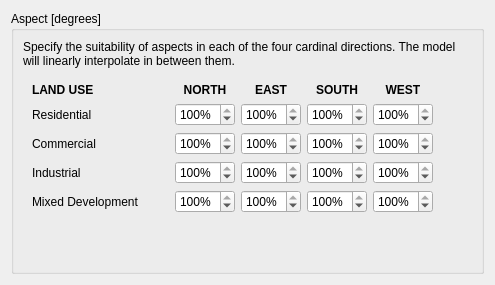
                      <widget class="QWidget" name="page_5">
                       <layout class="QVBoxLayout" name="verticalLayout_19">
                        <item>
                         <widget class="QGroupBox" name="aspect_box">
                          <property name="title">
                           <string>Aspect [degrees]</string>
                          </property>
                          <layout class="QVBoxLayout" name="verticalLayout_31">
                           <item>
                            <widget class="QLabel" name="aspect_descr">
                             <property name="text">
                              <string>Specify the suitability of aspects in each of the four cardinal directions. The model will linearly interpolate in between them.</string>
                             </property>
                             <property name="wordWrap">
                              <bool>true</bool>
                             </property>
                            </widget>
                           </item>
                           <item>
                            <widget class="QWidget" name="aspect_widget" native="true">
                             <layout class="QGridLayout" name="gridLayout_16">
                              <item row="4" column="2">
                               <widget class="QSpinBox" name="aspect_orc_north">
                                <property name="minimumSize">
                                 <size>
                                  <width>60</width>
                                  <height>0</height>
                                 </size>
                                </property>
                                <property name="maximumSize">
                                 <size>
                                  <width>60</width>
                                  <height>16777215</height>
                                 </size>
                                </property>
                                <property name="suffix">
                                 <string>%</string>
                                </property>
                                <property name="maximum">
                                 <number>100</number>
                                </property>
                                <property name="value">
                                 <number>100</number>
                                </property>
                               </widget>
                              </item>
                              <item row="1" column="0">
                               <widget class="QLabel" name="aspect_lbl1">
                                <property name="text">
                                 <string>Residential</string>
                                </property>
                               </widget>
                              </item>
                              <item row="4" column="3">
                               <widget class="QSpinBox" name="aspect_orc_east">
                                <property name="minimumSize">
                                 <size>
                                  <width>60</width>
                                  <height>0</height>
                                 </size>
                                </property>
                                <property name="maximumSize">
                                 <size>
                                  <width>60</width>
                                  <height>16777215</height>
                                 </size>
                                </property>
                                <property name="suffix">
                                 <string>%</string>
                                </property>
                                <property name="maximum">
                                 <number>100</number>
                                </property>
                                <property name="value">
                                 <number>100</number>
                                </property>
                               </widget>
                              </item>
                              <item row="3" column="3">
                               <widget class="QSpinBox" name="aspect_ind_east">
                                <property name="minimumSize">
                                 <size>
                                  <width>60</width>
                                  <height>0</height>
                                 </size>
                                </property>
                                <property name="maximumSize">
                                 <size>
                                  <width>60</width>
                                  <height>16777215</height>
                                 </size>
                                </property>
                                <property name="suffix">
                                 <string>%</string>
                                </property>
                                <property name="maximum">
                                 <number>100</number>
                                </property>
                                <property name="value">
                                 <number>100</number>
                                </property>
                               </widget>
                              </item>
                              <item row="2" column="5">
                               <widget class="QSpinBox" name="aspect_com_west">
                                <property name="minimumSize">
                                 <size>
                                  <width>60</width>
                                  <height>0</height>
                                 </size>
                                </property>
                                <property name="maximumSize">
                                 <size>
                                  <width>60</width>
                                  <height>16777215</height>
                                 </size>
                                </property>
                                <property name="suffix">
                                 <string>%</string>
                                </property>
                                <property name="maximum">
                                 <number>100</number>
                                </property>
                                <property name="value">
                                 <number>100</number>
                                </property>
                               </widget>
                              </item>
                              <item row="2" column="2">
                               <widget class="QSpinBox" name="aspect_com_north">
                                <property name="minimumSize">
                                 <size>
                                  <width>60</width>
                                  <height>0</height>
                                 </size>
                                </property>
                                <property name="maximumSize">
                                 <size>
                                  <width>60</width>
                                  <height>16777215</height>
                                 </size>
                                </property>
                                <property name="suffix">
                                 <string>%</string>
                                </property>
                                <property name="maximum">
                                 <number>100</number>
                                </property>
                                <property name="value">
                                 <number>100</number>
                                </property>
                               </widget>
                              </item>
                              <item row="2" column="3">
                               <widget class="QSpinBox" name="aspect_com_east">
                                <property name="minimumSize">
                                 <size>
                                  <width>60</width>
                                  <height>0</height>
                                 </size>
                                </property>
                                <property name="maximumSize">
                                 <size>
                                  <width>60</width>
                                  <height>16777215</height>
                                 </size>
                                </property>
                                <property name="suffix">
                                 <string>%</string>
                                </property>
                                <property name="maximum">
                                 <number>100</number>
                                </property>
                                <property name="value">
                                 <number>100</number>
                                </property>
                               </widget>
                              </item>
                              <item row="3" column="4">
                               <widget class="QSpinBox" name="aspect_ind_south">
                                <property name="minimumSize">
                                 <size>
                                  <width>60</width>
                                  <height>0</height>
                                 </size>
                                </property>
                                <property name="maximumSize">
                                 <size>
                                  <width>60</width>
                                  <height>16777215</height>
                                 </size>
                                </property>
                                <property name="suffix">
                                 <string>%</string>
                                </property>
                                <property name="maximum">
                                 <number>100</number>
                                </property>
                                <property name="value">
                                 <number>100</number>
                                </property>
                               </widget>
                              </item>
                              <item row="2" column="4">
                               <widget class="QSpinBox" name="aspect_com_south">
                                <property name="minimumSize">
                                 <size>
                                  <width>60</width>
                                  <height>0</height>
                                 </size>
                                </property>
                                <property name="maximumSize">
                                 <size>
                                  <width>60</width>
                                  <height>16777215</height>
                                 </size>
                                </property>
                                <property name="suffix">
                                 <string>%</string>
                                </property>
                                <property name="maximum">
                                 <number>100</number>
                                </property>
                                <property name="value">
                                 <number>100</number>
                                </property>
                               </widget>
                              </item>
                              <item row="3" column="2">
                               <widget class="QSpinBox" name="aspect_ind_north">
                                <property name="minimumSize">
                                 <size>
                                  <width>60</width>
                                  <height>0</height>
                                 </size>
                                </property>
                                <property name="maximumSize">
                                 <size>
                                  <width>60</width>
                                  <height>16777215</height>
                                 </size>
                                </property>
                                <property name="suffix">
                                 <string>%</string>
                                </property>
                                <property name="maximum">
                                 <number>100</number>
                                </property>
                                <property name="value">
                                 <number>100</number>
                                </property>
                               </widget>
                              </item>
                              <item row="4" column="4">
                               <widget class="QSpinBox" name="aspect_orc_south">
                                <property name="minimumSize">
                                 <size>
                                  <width>60</width>
                                  <height>0</height>
                                 </size>
                                </property>
                                <property name="maximumSize">
                                 <size>
                                  <width>60</width>
                                  <height>16777215</height>
                                 </size>
                                </property>
                                <property name="suffix">
                                 <string>%</string>
                                </property>
                                <property name="maximum">
                                 <number>100</number>
                                </property>
                                <property name="value">
                                 <number>100</number>
                                </property>
                               </widget>
                              </item>
                              <item row="1" column="2">
                               <widget class="QSpinBox" name="aspect_res_north">
                                <property name="minimumSize">
                                 <size>
                                  <width>60</width>
                                  <height>0</height>
                                 </size>
                                </property>
                                <property name="maximumSize">
                                 <size>
                                  <width>60</width>
                                  <height>16777215</height>
                                 </size>
                                </property>
                                <property name="suffix">
                                 <string>%</string>
                                </property>
                                <property name="maximum">
                                 <number>100</number>
                                </property>
                                <property name="value">
                                 <number>100</number>
                                </property>
                               </widget>
                              </item>
                              <item row="0" column="4">
                               <widget class="QLabel" name="aspect_header4">
                                <property name="text">
                                 <string>&lt;html&gt;&lt;head/&gt;&lt;body&gt;&lt;p align=&quot;center&quot;&gt;&lt;span style=&quot; font-weight:600;&quot;&gt;SOUTH&lt;/span&gt;&lt;/p&gt;&lt;/body&gt;&lt;/html&gt;</string>
                                </property>
                               </widget>
                              </item>
                              <item row="4" column="0">
                               <widget class="QLabel" name="aspect_lbl4">
                                <property name="text">
                                 <string>Mixed Development</string>
                                </property>
                               </widget>
                              </item>
                              <item row="1" column="3">
                               <widget class="QSpinBox" name="aspect_res_east">
                                <property name="minimumSize">
                                 <size>
                                  <width>60</width>
                                  <height>0</height>
                                 </size>
                                </property>
                                <property name="maximumSize">
                                 <size>
                                  <width>60</width>
                                  <height>16777215</height>
                                 </size>
                                </property>
                                <property name="suffix">
                                 <string>%</string>
                                </property>
                                <property name="maximum">
                                 <number>100</number>
                                </property>
                                <property name="value">
                                 <number>100</number>
                                </property>
                               </widget>
                              </item>
                              <item row="1" column="4">
                               <widget class="QSpinBox" name="aspect_res_south">
                                <property name="minimumSize">
                                 <size>
                                  <width>60</width>
                                  <height>0</height>
                                 </size>
                                </property>
                                <property name="maximumSize">
                                 <size>
                                  <width>60</width>
                                  <height>16777215</height>
                                 </size>
                                </property>
                                <property name="suffix">
                                 <string>%</string>
                                </property>
                                <property name="maximum">
                                 <number>100</number>
                                </property>
                                <property name="value">
                                 <number>100</number>
                                </property>
                               </widget>
                              </item>
                              <item row="3" column="0">
                               <widget class="QLabel" name="aspect_lbl3">
                                <property name="text">
                                 <string>Industrial</string>
                                </property>
                               </widget>
                              </item>
                              <item row="4" column="5">
                               <widget class="QSpinBox" name="aspect_orc_west">
                                <property name="minimumSize">
                                 <size>
                                  <width>60</width>
                                  <height>0</height>
                                 </size>
                                </property>
                                <property name="maximumSize">
                                 <size>
                                  <width>60</width>
                                  <height>16777215</height>
                                 </size>
                                </property>
                                <property name="suffix">
                                 <string>%</string>
                                </property>
                                <property name="maximum">
                                 <number>100</number>
                                </property>
                                <property name="value">
                                 <number>100</number>
                                </property>
                               </widget>
                              </item>
                              <item row="2" column="0">
                               <widget class="QLabel" name="aspect_lbl2">
                                <property name="text">
                                 <string>Commercial</string>
                                </property>
                               </widget>
                              </item>
                              <item row="1" column="5">
                               <widget class="QSpinBox" name="aspect_res_west">
                                <property name="minimumSize">
                                 <size>
                                  <width>60</width>
                                  <height>0</height>
                                 </size>
                                </property>
                                <property name="maximumSize">
                                 <size>
                                  <width>60</width>
                                  <height>16777215</height>
                                 </size>
                                </property>
                                <property name="suffix">
                                 <string>%</string>
                                </property>
                                <property name="maximum">
                                 <number>100</number>
                                </property>
                                <property name="value">
                                 <number>100</number>
                                </property>
                               </widget>
                              </item>
                              <item row="0" column="2">
                               <widget class="QLabel" name="aspect_header2">
                                <property name="text">
                                 <string>&lt;html&gt;&lt;head/&gt;&lt;body&gt;&lt;p align=&quot;center&quot;&gt;&lt;span style=&quot; font-weight:600;&quot;&gt;NORTH&lt;/span&gt;&lt;/p&gt;&lt;/body&gt;&lt;/html&gt;</string>
                                </property>
                               </widget>
                              </item>
                              <item row="1" column="1">
                               <spacer name="horizontalSpacer_52">
                                <property name="orientation">
                                 <enum>Qt::Horizontal</enum>
                                </property>
                                <property name="sizeType">
                                 <enum>QSizePolicy::Fixed</enum>
                                </property>
                                <property name="sizeHint" stdset="0">
                                 <size>
                                  <width>30</width>
                                  <height>20</height>
                                 </size>
                                </property>
                               </spacer>
                              </item>
                              <item row="0" column="3">
                               <widget class="QLabel" name="aspect_header3">
                                <property name="text">
                                 <string>&lt;html&gt;&lt;head/&gt;&lt;body&gt;&lt;p align=&quot;center&quot;&gt;&lt;span style=&quot; font-weight:600;&quot;&gt;EAST&lt;/span&gt;&lt;/p&gt;&lt;/body&gt;&lt;/html&gt;</string>
                                </property>
                               </widget>
                              </item>
                              <item row="0" column="5">
                               <widget class="QLabel" name="aspect_header5">
                                <property name="text">
                                 <string>&lt;html&gt;&lt;head/&gt;&lt;body&gt;&lt;p align=&quot;center&quot;&gt;&lt;span style=&quot; font-weight:600;&quot;&gt;WEST&lt;/span&gt;&lt;/p&gt;&lt;/body&gt;&lt;/html&gt;</string>
                                </property>
                               </widget>
                              </item>
                              <item row="3" column="5">
                               <widget class="QSpinBox" name="aspect_ind_west">
                                <property name="minimumSize">
                                 <size>
                                  <width>60</width>
                                  <height>0</height>
                                 </size>
                                </property>
                                <property name="maximumSize">
                                 <size>
                                  <width>60</width>
                                  <height>16777215</height>
                                 </size>
                                </property>
                                <property name="suffix">
                                 <string>%</string>
                                </property>
                                <property name="maximum">
                                 <number>100</number>
                                </property>
                                <property name="value">
                                 <number>100</number>
                                </property>
                               </widget>
                              </item>
                              <item row="0" column="0">
                               <widget class="QLabel" name="aspect_header1">
                                <property name="text">
                                 <string>&lt;html&gt;&lt;head/&gt;&lt;body&gt;&lt;p&gt;&lt;span style=&quot; font-weight:600;&quot;&gt;LAND USE&lt;/span&gt;&lt;/p&gt;&lt;/body&gt;&lt;/html&gt;</string>
                                </property>
                               </widget>
                              </item>
                              <item row="1" column="6">
                               <spacer name="horizontalSpacer_87">
                                <property name="orientation">
                                 <enum>Qt::Horizontal</enum>
                                </property>
                                <property name="sizeType">
                                 <enum>QSizePolicy::Fixed</enum>
                                </property>
                                <property name="sizeHint" stdset="0">
                                 <size>
                                  <width>30</width>
                                  <height>20</height>
                                 </size>
                                </property>
                               </spacer>
                              </item>
                             </layout>
                            </widget>
                           </item>
                           <item>
                            <spacer name="verticalSpacer_2">
                             <property name="orientation">
                              <enum>Qt::Vertical</enum>
                             </property>
                             <property name="sizeHint" stdset="0">
                              <size>
                               <width>20</width>
                               <height>40</height>
                              </size>
                             </property>
                            </spacer>
                           </item>
                          </layout>
                         </widget>
                        </item>
                       </layout>
                      </widget>
